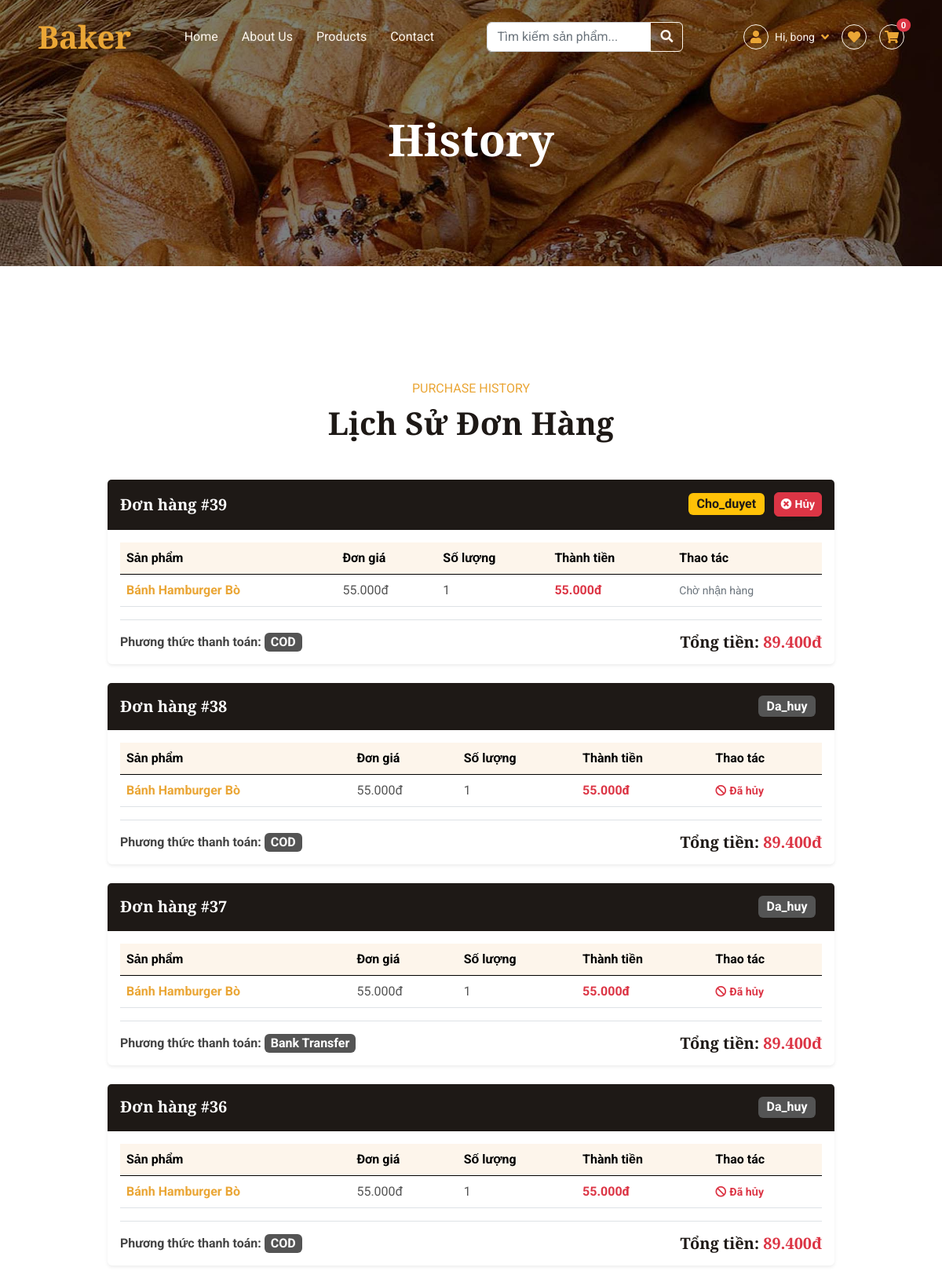
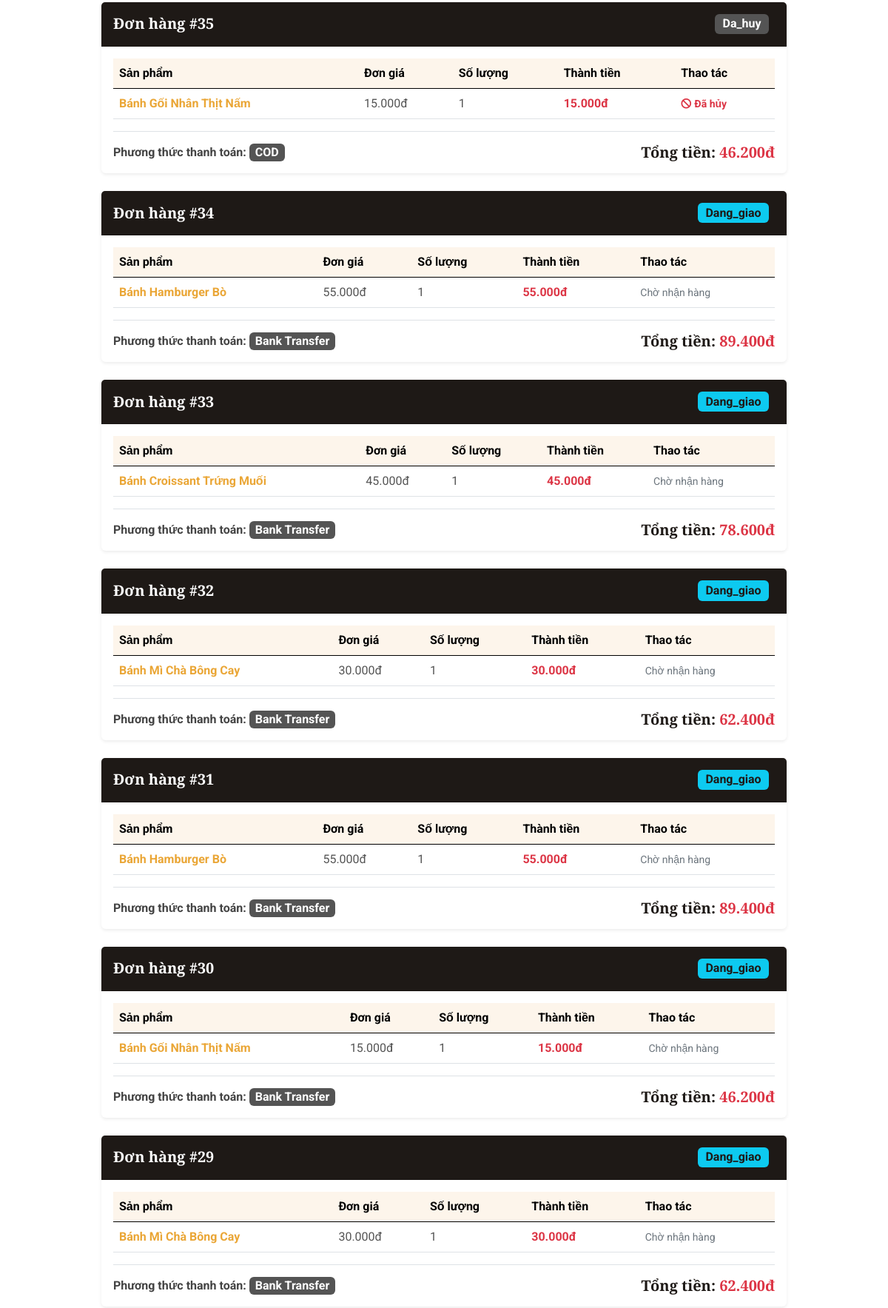
Page /index.php?page=history (signed in, upper part) on the committed database (2 pictures, top to bottom).
### tables this page shows
CREATE TABLE `orders` (
  `order_id` int(11) NOT NULL,
  `customer_id` int(11) DEFAULT NULL,
  `order_date` datetime DEFAULT current_timestamp(),
  `subtotal` decimal(10,2) UNSIGNED NOT NULL,
  `shipping_fee` decimal(10,2) UNSIGNED DEFAULT 0.00,
  `total_amount` decimal(10,2) UNSIGNED NOT NULL,
  `payment_method` varchar(50) DEFAULT 'COD',
  `status` enum('Cho_duyet','Dang_giao','Hoan_tat','Da_huy') DEFAULT 'Cho_duyet'
);

CREATE TABLE `orderdetails` (
  `order_id` int(11) NOT NULL,
  `product_id` int(11) NOT NULL,
  `quantity` int(10) UNSIGNED NOT NULL,
  `unit_price` decimal(10,2) UNSIGNED NOT NULL
);

CREATE TABLE `products` (
  `product_id` int(11) NOT NULL,
  `category_id` int(11) DEFAULT NULL,
  `product_name` varchar(255) NOT NULL,
  `price` decimal(10,2) UNSIGNED NOT NULL,
  `description` text DEFAULT NULL,
  `stock_quantity` int(10) UNSIGNED NOT NULL DEFAULT 0,
  `image` varchar(255) NOT NULL,
  `status` tinyint(1) DEFAULT 1
);

### views/history.php (the view, shortened to what this page needs)
<?php
$db = Database::getInstance();
$acc_id = $_SESSION['account_id'];
$orders_query = null;
try {
    $orders_query = mysqli_query($db, "SELECT * FROM orders WHERE customer_id = '$acc_id' ORDER BY order_id DESC");
} catch (Exception $e) {
    try {
        $orders_query = mysqli_query($db, "SELECT * FROM orders WHERE account_id = '$acc_id' ORDER BY order_id DESC");
    } catch (Exception $e2) {
    }
}
include 'header.php';
?>
<div class="container-xxl py-5">
    <div class="container">
        <div class="text-center mx-auto mb-5" style="max-width: 500px;">
            <p class="text-primary text-uppercase mb-2">Purchase History</p>
            <h1 class="display-6 mb-4">Lịch Sử Đơn Hàng</h1>
        </div>
        <div class="row justify-content-center">
            <div class="col-lg-10">
                <?php if ($orders_query && mysqli_num_rows($orders_query) > 0): ?>
                    <?php while ($order = mysqli_fetch_assoc($orders_query)):
                        $o_id = $order['order_id'];
                        $status = $order['status'] ?? 'Pending';
                        $status_lower = strtolower($status);
                        if ($status_lower == 'hoan_tat') { $badge = 'bg-success'; }
                        elseif ($status_lower == 'dang_giao') { $badge = 'bg-info text-dark'; }
                        elseif ($status_lower == 'cho_duyet') { $badge = 'bg-warning text-dark'; }
                        else { $badge = 'bg-secondary'; }
                    ?>
                       <div class="card shadow-sm border-0 mb-4">
                            <div class="card-header bg-dark text-white d-flex justify-content-between align-items-center py-3">
                                <h5 class="mb-0 text-white">Đơn hàng #<?php echo $o_id; ?></h5>
                                <div>
                                    <span class="badge <?php echo $badge; ?> fs-6 me-2"><?php echo $status; ?></span>
                                   <?php if ($status_lower == 'cho_duyet'): ?>
                                        <?php if (($order['payment_method'] ?? 'COD') == 'COD'): ?>
                                            <a href="index.php?page=history&action=cancel&id=<?php echo $o_id; ?>" class="btn btn-sm btn-danger fw-bold shadow-sm" onclick="return confirm('Bạn có chắc chắn muốn hủy đơn hàng #<?php echo $o_id; ?> này không?');">
                                                <i class="fas fa-times-circle me-1"></i>Hủy
                                            </a>
                                        <?php else: ?>
                                            <button type="button" class="btn btn-sm btn-secondary fw-bold shadow-sm" onclick="alert('Đơn hàng này đã được thanh toán qua chuyển khoản. Nếu bạn muốn hủy đơn, vui lòng liên hệ với Admin (Hotline/Zalo) để được hỗ trợ hoàn tiền nhé!');">
                                                <i class="fas fa-headset me-1"></i>Hủy
                                            </button>
                                        <?php endif; ?>
                                    <?php endif; ?>
                                </div>
                            </div>
                            <div class="card-body">
                                <table class="table align-middle">
                                    <thead class="table-light">
                                        <tr><th>Sản phẩm</th><th>Đơn giá</th><th>Số lượng</th><th>Thành tiền</th><th>Thao tác</th></tr>
                                    </thead>
                                    <tbody>
                                        <?php
                                        $details_query = mysqli_query($db, "SELECT od.*, p.product_name, p.price as p_price FROM orderdetails od LEFT JOIN products p ON od.product_id = p.product_id WHERE od.order_id = '$o_id'");
                                        while ($item = mysqli_fetch_assoc($details_query)):
                                            $p_id = $item['product_id'];
                                            $p_name = $item['product_name'] ?? 'Sản phẩm';
                                            $item_price = $item['price'] ?? $item['unit_price'] ?? $item['p_price'] ?? 0;
                                            $item_qty = $item['quantity'] ?? 1;
                                            $item_total = $item_price * $item_qty;
                                            $check_review = mysqli_query($db, "SELECT * FROM reviews WHERE account_id='$acc_id' AND order_id='$o_id' AND product_id='$p_id'");
                                            $is_reviewed = mysqli_num_rows($check_review) > 0;
                                        ?>
                                            <tr>
                                                <td class="fw-bold text-primary"><?php echo $p_name; ?></td>
                                                <td><?php echo number_format($item_price, 0, ',', '.'); ?>đ</td>
                                                <td><?php echo $item_qty; ?></td>
                                                <td class="text-danger fw-bold"><?php echo number_format($item_total, 0, ',', '.'); ?>đ</td>
                                                <td>
                                                    <?php if ($status_lower == 'hoan_tat'): ?>
                                                        <?php if ($is_reviewed): ?>
                                                            <span class="text-success small fw-bold"><i class="fas fa-check-circle me-1"></i>Đã đánh giá</span>
                                                        <?php else: ?>
                                                            <button class="btn btn-sm btn-outline-warning fw-bold" onclick="openReviewModal(<?php echo $p_id; ?>, <?php echo $o_id; ?>, '<?php echo addslashes($p_name); ?>')">
                                                                <i class="fas fa-star me-1"></i>Đánh giá
                                                            </button>
                                                        <?php endif; ?>
                                                    <?php elseif ($status_lower == 'da_huy'): ?>
                                                        <span class="text-danger small fw-bold"><i class="fas fa-ban me-1"></i>Đã hủy</span>
                                                    <?php else: ?>
                                                        <span class="text-muted small">Chờ nhận hàng</span>
                                                    <?php endif; ?>
                                                </td>
                                            </tr>
                                        <?php endwhile; ?>
                                    </tbody>
                                </table>
                                <div class="d-flex justify-content-between align-items-center mt-3 border-top pt-3">
                                    <div>
                                        <p class="mb-0">
                                            <strong style="color: #444;">Phương thức thanh toán:</strong>
                                            <span class="badge bg-secondary px-2 py-1 rounded-1 fs-6">
                                                <?php echo htmlspecialchars($order['payment_method'] ?? 'COD'); ?>
                                            </span>
                                        </p>
                                    </div>
                                    <div class="text-end">
                                        <h5 class="fw-bold mb-0">Tổng tiền: <span class="text-danger"><?php echo number_format($order['total_amount'], 0, ',', '.'); ?>đ</span></h5>
                                    </div>
                                </div>
                            </div>
                        </div>
                    <?php endwhile; ?>
                <?php endif; ?>
            </div>
        </div>
    </div>
</div>
<?php include 'footer.php'; ?>

### assets/css/style.css (style rules this page uses)
:root { --primary: #EAA636; --secondary: #545454; --light: #FDF5EB; --dark: #1E1916; }
h4, h5, h6, .h4, .h5, .h6 { font-weight: 600 !important; }
.btn { font-weight: 500; transition: .5s; }

### rows in the picture
orders: order_id "39", status "Cho_duyet", payment_method "COD", total_amount "89.400"
orderdetails: product.product_name "Bánh Hamburger Bò", unit_price "55.000", quantity "1", item_total "55.000", shows "Chờ nhận hàng"
orders: order_id "38", status "Da_huy", payment_method "COD", total_amount "89.400"
orderdetails: product.product_name "Bánh Hamburger Bò", unit_price "55.000", quantity "1", item_total "55.000", shows "Đã hủy"
orders: order_id "37", status "Da_huy", payment_method "Bank Transfer", total_amount "89.400"
orderdetails: product.product_name "Bánh Hamburger Bò", unit_price "55.000", quantity "1", item_total "55.000", shows "Đã hủy"
orders: order_id "36", status "Da_huy", payment_method "COD", total_amount "89.400"
orderdetails: product.product_name "Bánh Hamburger Bò", unit_price "55.000", quantity "1", item_total "55.000", shows "Đã hủy"
orders: order_id "35", status "Da_huy", payment_method "COD", total_amount "46.200"
orderdetails: product.product_name "Bánh Gối Nhân Thịt Nấm", unit_price "15.000", quantity "1", item_total "15.000", shows "Đã hủy"
orders: order_id "34", status "Dang_giao", payment_method "Bank Transfer", total_amount "89.400"
orderdetails: product.product_name "Bánh Hamburger Bò", unit_price "55.000", quantity "1", item_total "55.000", shows "Chờ nhận hàng"
orders: order_id "33", status "Dang_giao", payment_method "Bank Transfer", total_amount "78.600"
orderdetails: product.product_name "Bánh Croissant Trứng Muối", unit_price "45.000", quantity "1", item_total "45.000", shows "Chờ nhận hàng"
orders: order_id "32", status "Dang_giao", payment_method "Bank Transfer", total_amount "62.400"
orderdetails: product.product_name "Bánh Mì Chà Bông Cay", unit_price "30.000", quantity "1", item_total "30.000", shows "Chờ nhận hàng"
orders: order_id "31", status "Dang_giao", payment_method "Bank Transfer", total_amount "89.400"
orderdetails: product.product_name "Bánh Hamburger Bò", unit_price "55.000", quantity "1", item_total "55.000", shows "Chờ nhận hàng"
orders: order_id "30", status "Dang_giao", payment_method "Bank Transfer", total_amount "46.200"
orderdetails: product.product_name "Bánh Gối Nhân Thịt Nấm", unit_price "15.000", quantity "1", item_total "15.000", shows "Chờ nhận hàng"
orders: order_id "29", status "Dang_giao", payment_method "Bank Transfer", total_amount "62.400"
orderdetails: product.product_name "Bánh Mì Chà Bông Cay", unit_price "30.000", quantity "1", item_total "30.000", shows "Chờ nhận hàng"

### other values in the picture
$_SESSION['account_name'] "bong"
$cart_count "0"
$current_page "History"
